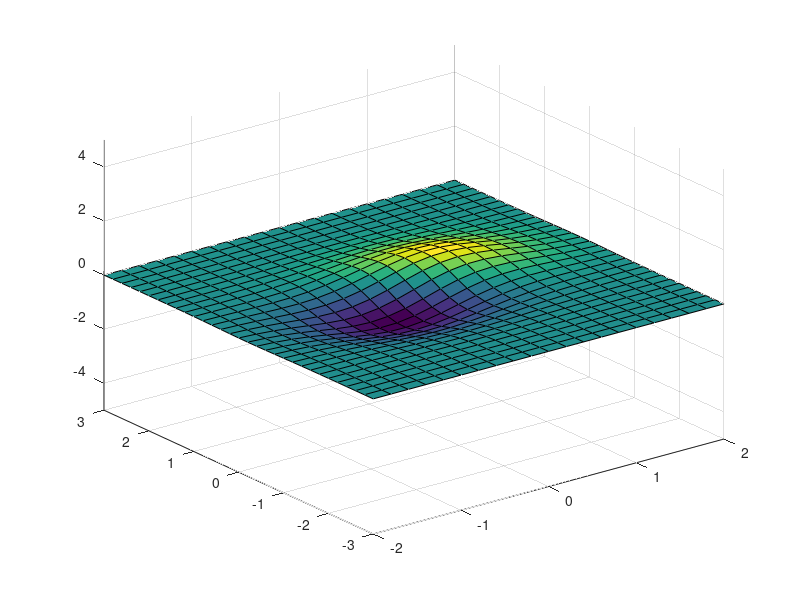

MATLAB code to generate this figure: (Note: this script raises an error after producing the figure.)
x= -2:0.2:2;
y= -3:0.2:3;

numx =length(x);
numy =length(y);
Z=zeros(numy,numx);

for i=1:numy
  Z(i,:)=(x+y(i)).*exp(-x.^2-y(i)^2);
end

baseSURF=surf(x,y,Z);
axis([-2 2 -3 3 -5 5]);
set(gca,'drawmode','fast');

for t=0:0.005:10;
  v=5*sin(pi*t);
  for i= 1:numy
     Z(i,:) = (x+y(i)+v).*exp(-x.^2-y(i)^2);
  end
  set(baseSURF,'zdata',Z);
  drawnow;
end
      